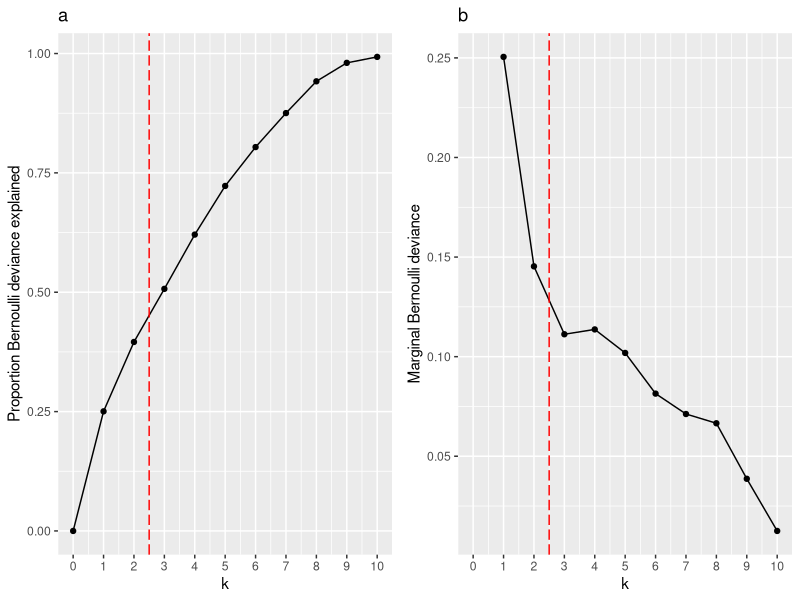

Source code (R): (Note: this script raises an error after producing the figure.)
## ---- chunk 1
library(ggplot2)
library(dplyr)
library(ggpubr)
library(knitr)
## ---- chunk 2
dataset = c('CIS', 'CSS', 'P2', 'SGSS')
all = c(2,1,1,2)
children = c(1,1,1,1)
adults = c(2,1,1,2)
elder = c(1,1,1,1)

kable(data.frame(dataset, all, children, adults, elder))
## ---- chunk 3
plot_deviance <- function(deviance_data, k_hat) {
  p1 = deviance_data %>%
    ggplot(aes(x = X, y = prop_dev)) + 
    geom_line() + 
    geom_point() +
    xlab('k') + 
    ylab('Proportion Bernoulli deviance explained') + 
    geom_vline(
      xintercept = k_hat + 0.5,
      color = 'red',
      linetype = "longdash") + 
    scale_x_continuous(breaks = 0:10) +
    ggtitle('a')
  
  p2 = deviance_data %>%
    ggplot(aes(x = X, y = marg_dev)) + 
    geom_line() + 
    geom_point() +
    xlab('k') + 
    ylab('Marginal Bernoulli deviance') + 
    geom_vline(
      xintercept = k_hat + 0.5,
      color = 'red',
      linetype = "longdash") + 
    scale_x_continuous(breaks = 0:10) +
    ggtitle('b')
  
  return(ggarrange(p1, p2))
}
## ---- chunk 4
CIS = read.csv('Data/CommunityInfectionSurvey/LPCA/LPCA_deviance.csv')

# age stratified
CIS_18 = read.csv('Data/CommunityInfectionSurveyAgeStratified/LPCA/LPCA_deviance_18.csv')
CIS_18_54 = read.csv('Data/CommunityInfectionSurveyAgeStratified/LPCA/LPCA_deviance_18_54.csv')
CIS_55 = read.csv('Data/CommunityInfectionSurveyAgeStratified/LPCA/LPCA_deviance_55.csv')
## ---- chunk 5
number_components_selected = 2

plot_deviance(CIS, number_components_selected)
## ---- chunk 6
out = plot_deviance(CIS, number_components_selected)
ggsave(filename = 'LPCA_ModelSelectionPlot.png', output, width = 7, height = 4)
## ---- chunk 7
number_components_selected = 1

plot_deviance(CIS_18, number_components_selected)
## ---- chunk 8
number_components_selected = 2

plot_deviance(CIS_18_54, number_components_selected)
## ---- chunk 9
number_components_selected = 1

plot_deviance(CIS_55, number_components_selected)
## ---- chunk 10
CSS = read.csv('Data/CovidSymptomStudy/LPCA/LPCADevianceWide.csv')

CSS_18 = read.csv('Data/CovidSymptomStudyAgeSeperated/LPCA/LPCADevianceChildren.csv')
CSS_18_54 = read.csv('Data/CovidSymptomStudyAgeSeperated/LPCA/LPCADevianceAdults.csv')
CSS_55 = read.csv('Data/CovidSymptomStudyAgeSeperated/LPCA/LPCADevianceElder.csv')
## ---- chunk 11
number_components_selected = 1

plot_deviance(CSS, number_components_selected)
## ---- chunk 12
number_components_selected = 1

plot_deviance(CSS_18, number_components_selected)
## ---- chunk 13
number_components_selected = 1

plot_deviance(CSS_18_54, number_components_selected)
## ---- chunk 14
number_components_selected = 1

plot_deviance(CIS_55, number_components_selected)
## ---- chunk 15
p2 = read.csv('Data/TTI_Pillar2/LPCA/LPCA_deviance_Origin_P2.csv')

p2_18 = read.csv('Data/TTI_Pillar2_AgeStratified/LPCA/LPCA_deviance_Origin_P2_Below_18.csv')
p2_18_54 = read.csv('Data/TTI_Pillar2_AgeStratified/LPCA/LPCA_deviance_Origin_P2_Between_18_and_54.csv')
p2_55 = read.csv('Data/TTI_Pillar2_AgeStratified/LPCA/LPCA_deviance_Origin_P2_55_Plus.csv')
## ---- chunk 16
number_components_selected = 1

plot_deviance(p2, number_components_selected)
## ---- chunk 17
number_components_selected = 1

plot_deviance(p2_18, number_components_selected)
## ---- chunk 18
number_components_selected = 1

plot_deviance(p2_18_54, number_components_selected)
## ---- chunk 19
number_components_selected = 1

plot_deviance(p2_55, number_components_selected)
## ---- chunk 20
sgss = read.csv('Data/TTI_SGSS/LPCA/LPCA_deviance_Origin_SGSS.csv')

sgss_18 = read.csv('Data/TTI_SGSS_AgeStratified/LPCA/LPCA_deviance_Origin_SGSS_Below_18.csv')
sgss_18_54 = read.csv('Data/TTI_SGSS_AgeStratified/LPCA/LPCA_deviance_Origin_SGSS_Between_18_54.csv')
sgss_55 = read.csv('Data/TTI_SGSS_AgeStratified/LPCA/LPCA_deviance_Origin_SGSS_55_Plus.csv')
## ---- chunk 21
number_components_selected = 2

plot_deviance(sgss, number_components_selected)
## ---- chunk 22
number_components_selected = 1

plot_deviance(sgss_18, number_components_selected)
## ---- chunk 23
number_components_selected = 2

plot_deviance(sgss_18_54, number_components_selected)
## ---- chunk 24
number_components_selected = 1

plot_deviance(sgss_55, number_components_selected)
## ---- chunk 25
compare_dev_cross_dataset = function(dev_data){
  p1 = ggplot(dev_data, aes(x=X, y=prop_dev, group=dataset, col=dataset, fill=dataset)) +
    geom_point(alpha = 0.7) +
    geom_line(size=1,alpha = 0.7) + 
    xlab('k') + 
    ylab('Proportion of deviance explained') + 
    scale_x_continuous(breaks = 0:10)

  p2 = ggplot(dev_data, aes(x=X, y=marg_dev, group=dataset, col=dataset, fill=dataset)) +
    geom_point(alpha = 0.7) +
    geom_line(size=1,alpha = 0.7) + 
    xlab('k') + 
    ylab('Proportion of deviance explained') + 
    scale_x_continuous(breaks = 0:10)
  
  return(ggarrange(p1, p2, common.legend = TRUE))
}
## ---- chunk 26
CIS$dataset = 'All'
CIS_18$dataset = 'Children'
CIS_18_54$dataset = 'Adults'
CIS_55$dataset = 'Elders'

all_CIS = rbind(CIS, CIS_18, CIS_18_54, CIS_55)
## ---- chunk 27
out = compare_dev_cross_dataset(all_CIS)
## ---- chunk 28
out
## ---- chunk 29
CSS$dataset = 'All'
CSS_18$dataset = 'Children'
CSS_18_54$dataset = 'Adults'
CSS_55$dataset = 'Elders'

all_CSS = rbind(CSS, CSS_18, CSS_18_54, CSS_55)
## ---- chunk 30
out = compare_dev_cross_dataset(all_CSS)
## ---- chunk 31
out
## ---- chunk 32
p2$dataset = 'All'
p2_18$dataset = 'Children'
p2_18_54$dataset = 'Adults'
p2_55$dataset = 'Elders'

all_p2 = rbind(p2, p2_18, p2_18_54, p2_55)
## ---- chunk 33
out = compare_dev_cross_dataset(all_p2)
## ---- chunk 34
out
## ---- chunk 35
sgss$dataset = 'All'
sgss_18$dataset = 'Children'
sgss_18_54$dataset = 'Adults'
sgss_55$dataset = 'Elders'

all_sgss = rbind(sgss, sgss_18, sgss_18_54, sgss_55)
## ---- chunk 36
out = compare_dev_cross_dataset(all_sgss)
## ---- chunk 37
out
## ---- chunk 38
CIS$dataset = 'CIS'
CSS$dataset = 'CSS'
p2$dataset = 'Pillar 2'
sgss$dataset = 'SGSS'

all = rbind(CIS, CSS, p2, sgss)
## ---- chunk 39
out = compare_dev_cross_dataset(all)
## ---- chunk 40
out
## ---- chunk 41
CIS_18$dataset = 'CIS'
CSS_18$dataset = 'CSS'
p2_18$dataset = 'Pillar 2'
sgss_18$dataset = 'SGSS'

all_18 = rbind(CIS_18, CSS_18, p2_18, sgss_18)
## ---- chunk 42
out = compare_dev_cross_dataset(all_18)
## ---- chunk 43
out
## ---- chunk 44
CIS_18_54$dataset = 'CIS'
CSS_18_54$dataset = 'CSS'
p2_18_54$dataset = 'Pillar 2'
sgss_18_54$dataset = 'SGSS'

all_18_54 = rbind(CIS_18_54, CSS_18_54, p2_18_54, sgss_18_54)
## ---- chunk 45
out = compare_dev_cross_dataset(all_18_54)
## ---- chunk 46
out
## ---- chunk 47
CIS_55$dataset = 'CIS'
CSS_55$dataset = 'CSS'
p2_55$dataset = 'Pillar 2'
sgss_55$dataset = 'SGSS'

all_55 = rbind(CIS_55, CSS_55, p2_55, sgss_55)
## ---- chunk 48
out = compare_dev_cross_dataset(all_55)
## ---- chunk 49
out
